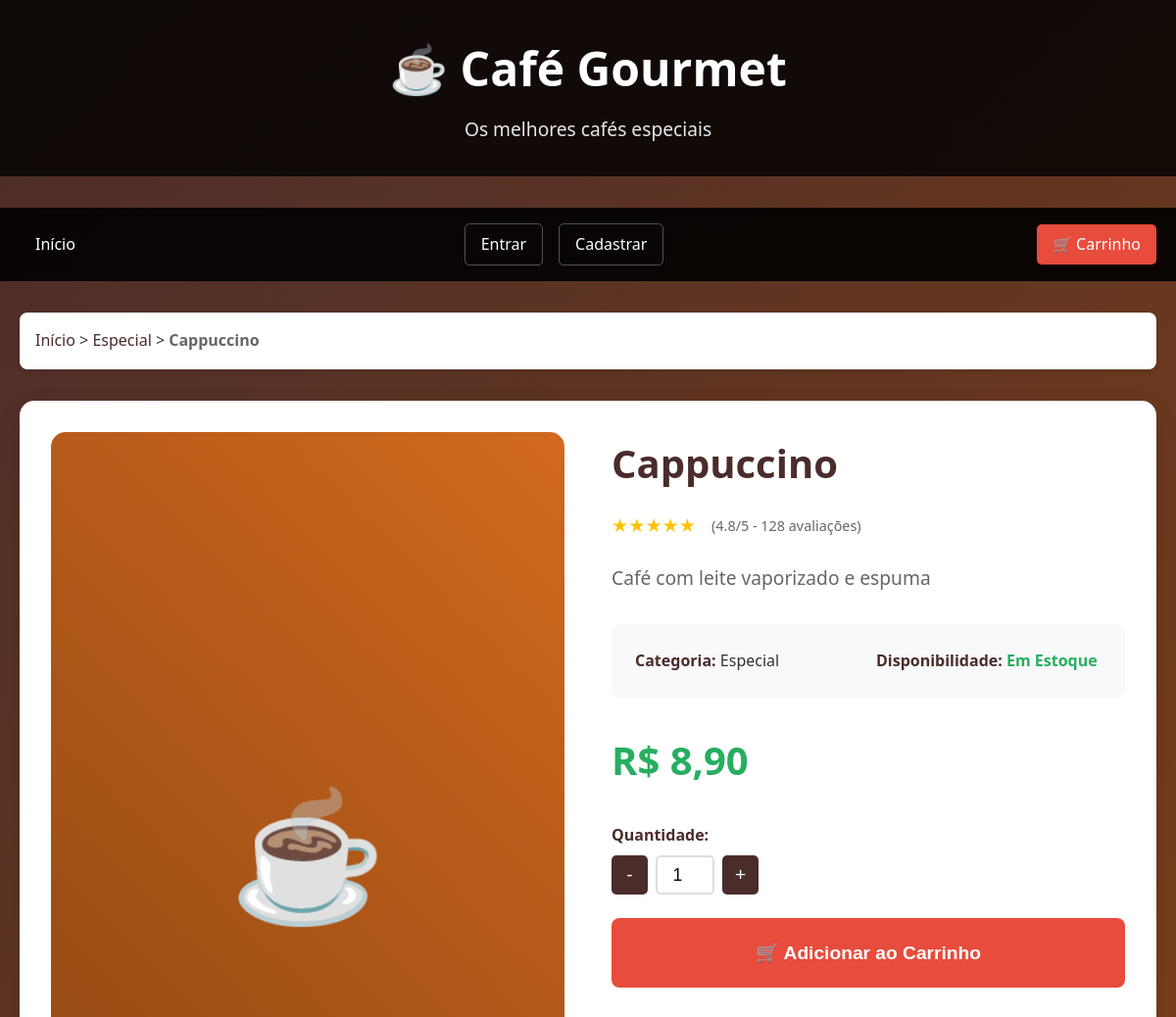
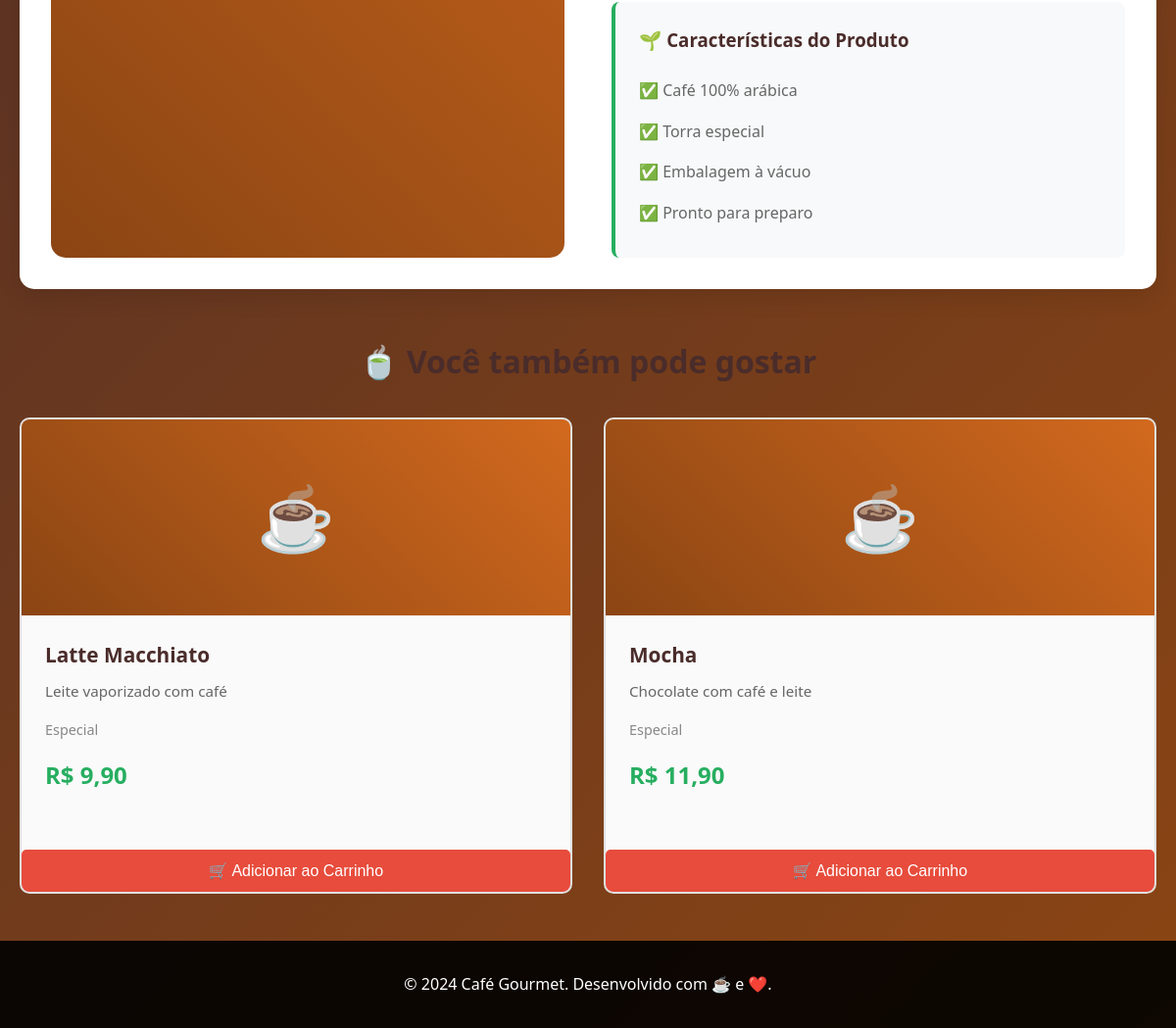
Screenshot of /produto.php?id=2 with the database file from the repository (2 pictures, top to bottom).
### tables this page shows
CREATE TABLE IF NOT EXISTS produtos (
    id INT AUTO_INCREMENT PRIMARY KEY,
    nome VARCHAR(100) NOT NULL,
    descricao TEXT,
    preco DECIMAL(10,2) NOT NULL,
    categoria VARCHAR(50),
    imagem VARCHAR(255),
    data_cadastro TIMESTAMP DEFAULT CURRENT_TIMESTAMP
);

### produto.php (the view, shortened to what this page needs)
<?php
try {
    $pdo = new PDO('mysql:host=localhost;dbname=cafe_db', 'root', '');
    $pdo->setAttribute(PDO::ATTR_ERRMODE, PDO::ERRMODE_EXCEPTION);
} catch (PDOException $e) {
    die("Erro no banco de dados: " . $e->getMessage());
}
$produto_id = $_GET['id'];
$stmt = $pdo->prepare("SELECT * FROM produtos WHERE id = ?");
$stmt->execute([$produto_id]);
$produto = $stmt->fetch(PDO::FETCH_ASSOC);
$stmt_relacionados = $pdo->prepare("SELECT * FROM produtos WHERE categoria = ? AND id != ? LIMIT 3");
$stmt_relacionados->execute([$produto['categoria'], $produto_id]);
$produtos_relacionados = $stmt_relacionados->fetchAll(PDO::FETCH_ASSOC);
?>
<!DOCTYPE html>
<html lang="pt-BR">
<head>
    <link rel="stylesheet" href="style.css">
</head>
<body>
    <header>
        <div class="container">
            <h1>☕ Café Gourmet</h1>
            <p>Os melhores cafés especiais</p>
        </div>
    </header>
    <nav class="nav-bar">
        <div class="container">
            <a href="index.php" class="nav-link">Início</a>
            <?php if (isset($_SESSION['usuario_id'])): ?>
                <div class="user-menu">
                    <span class="user-welcome">Olá, <?php echo htmlspecialchars($_SESSION['usuario_nome']); ?></span>
                    <a href="minhaconta.php" class="nav-link">Minha Conta</a>
                    <a href="logout.php" class="nav-link">Sair</a>
                </div>
            <?php else: ?>
                <div class="user-menu">
                    <a href="login.php" class="nav-link">Entrar</a>
                    <a href="cadastro.php" class="nav-link">Cadastrar</a>
                </div>
            <?php endif; ?>
            <a href="carrinho.php" class="nav-link cart-link">
                🛒 Carrinho
            </a>
        </div>
    </nav>
    <main class="container">
        <nav class="breadcrumb">
            <a href="index.php">Início</a> &gt;
            <a href="index.php?categoria=<?php echo urlencode($produto['categoria']); ?>">
                <?php echo htmlspecialchars($produto['categoria']); ?>
            </a> &gt;
            <span><?php echo htmlspecialchars($produto['nome']); ?></span>
        </nav>
        <div class="product-detail">
            <div class="product-detail-image">
                <span class="placeholder-image-large">☕</span>
            </div>
            <div class="product-detail-info">
                <h1><?php echo htmlspecialchars($produto['nome']); ?></h1>
                <div class="product-rating">
                    <span class="stars">★★★★★</span>
                    <span class="rating-text">(4.8/5 - 128 avaliações)</span>
                </div>
                <p class="product-detail-description"><?php echo htmlspecialchars($produto['descricao']); ?></p>
                <div class="product-meta">
                    <div class="meta-item">
                        <strong>Categoria:</strong> <?php echo htmlspecialchars($produto['categoria']); ?>
                    </div>
                    <div class="meta-item">
                        <strong>Disponibilidade:</strong> <span class="in-stock">Em Estoque</span>
                    </div>
                </div>
                <div class="product-detail-price">
                    R$ <?php echo number_format($produto['preco'], 2, ',', '.'); ?>
                </div>
                <form method="post" class="add-to-cart-form-detail">
                    <div class="quantity-selector">
                        <label for="quantidade">Quantidade:</label>
                        <div class="quantity-controls">
                            <button type="button" class="quantity-btn minus">-</button>
                            <input type="number" id="quantidade" name="quantidade" value="1" min="1" max="10" readonly>
                            <button type="button" class="quantity-btn plus">+</button>
                        </div>
                    </div>
                    <button type="submit" name="adicionar_ao_carrinho" class="add-to-cart-detail">
                        🛒 Adicionar ao Carrinho
                    </button>
                </form>
                <div class="product-features">
                    <h3>🌱 Características do Produto</h3>
                    <ul>
                        <li>✅ Café 100% arábica</li>
                        <li>✅ Torra especial</li>
                        <li>✅ Embalagem à vácuo</li>
                        <li>✅ Pronto para preparo</li>
                    </ul>
                </div>
            </div>
        </div>
        <?php if (!empty($produtos_relacionados)): ?>
        <section class="related-products">
            <h2>🍵 Você também pode gostar</h2>
            <div class="product-grid">
                <?php foreach ($produtos_relacionados as $relacionado): ?>
                <div class="product-card">
                    <a href="produto.php?id=<?php echo $relacionado['id']; ?>" class="product-link">
                        <div class="product-image">
                            <span class="placeholder-image">☕</span>
                        </div>
                        <div class="product-info">
                            <h3><?php echo htmlspecialchars($relacionado['nome']); ?></h3>
                            <p class="product-description"><?php echo htmlspecialchars($relacionado['descricao']); ?></p>
                            <p class="product-category"><?php echo htmlspecialchars($relacionado['categoria']); ?></p>
                            <p class="product-price">R$ <?php echo number_format($relacionado['preco'], 2, ',', '.'); ?></p>
                        </div>
                    </a>
                    <form method="post" class="add-to-cart-form">
                        <button type="submit" name="adicionar_ao_carrinho" class="add-to-cart">
                            🛒 Adicionar ao Carrinho
                        </button>
                    </form>
                </div>
                <?php endforeach; ?>
            </div>
        </section>
        <?php endif; ?>
    </main>
    <footer>
        <div class="container">
            <p>&copy; 2024 Café Gourmet. Desenvolvido com ☕ e ❤️.</p>
        </div>
    </footer>
</body>
</html>

### rows the page displays
produtos: categoria "Especial", nome "Cappuccino", descricao "Café com leite vaporizado e espuma", preco "8,90"
produtos: nome "Latte Macchiato", descricao "Leite vaporizado com café", categoria "Especial", preco "9,90"
produtos: nome "Mocha", descricao "Chocolate com café e leite", categoria "Especial", preco "11,90"
